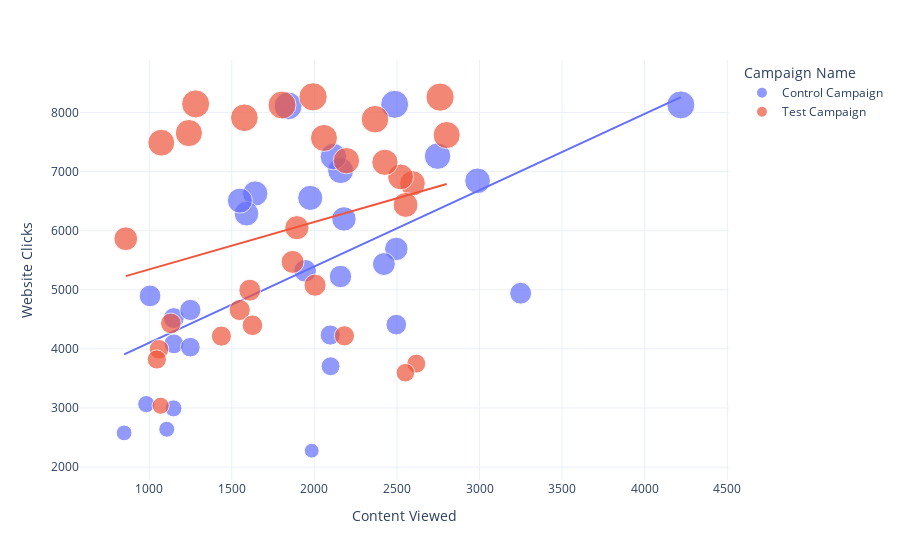

The notebook cell saved with this chart:
### Markdown cell above
There’s only a difference of around 1% in the purchases made from both ad campaigns. As the Control campaign resulted in more sales in less amount spent on marketing, the control campaign wins here!

Now let’s analyze some metrics to find which ad campaign converts more. I will first look at the relationship between the number of website clicks and content viewed from both campaigns:

### Code cell
figure = px.scatter(data_frame = ab_data, 
                    x="Content Viewed",
                    y="Website Clicks", 
                    size="Website Clicks", 
                    color= "Campaign Name", 
                    trendline="ols")
figure.show()

### Figure 1 — Plotly figure (JSON) as saved in the notebook; plotly's stock layout.template omitted (floating-point values rounded to 4 significant figures)
{"data": [{"hovertemplate": "Campaign Name=Control Campaign<br>Content Viewed=%{x}<br>Website Clicks=%{marker.size}<extra></extra>", "legendgroup": "Control Campaign", "marker": {"color": "#636efa", "size": [7016, 2277, 8137, 2993, 6554, 4521, 4896, 5224, 6628, 7253, 3706, 8110, 2578, 5691, 6843, 4410, 4085, 4234, 5435, 4941, 6287, 8127, 6508, 4658, 3065, 5321.0, 4028, 2640, 7260, 6198], "sizemode": "area", "sizeref": 20.66, "symbol": "circle"}, "mode": "markers", "name": "Control Campaign", "orientation": "v", "showlegend": true, "type": "scatter", "x": [2159, 1984, 2486, 1147, 1975, 1149, 1005, 2158, 1642, 2115, 2098, 1841, 848, 2496, 2988, 2496, 1149, 2096, 2421, 3249, 1589, 4219, 1549, 1249, 982, 1944.0, 1249, 1106, 2746, 2179], "xaxis": "x", "y": [7016, 2277, 8137, 2993, 6554, 4521, 4896, 5224, 6628, 7253, 3706, 8110, 2578, 5691, 6843, 4410, 4085, 4234, 5435, 4941, 6287, 8127, 6508, 4658, 3065, 5321.0, 4028, 2640, 7260, 6198], "yaxis": "y"}, {"hovertemplate": "<b>OLS trendline</b><br>Website Clicks = 1.29125 * Content Viewed + 2810.87<br>R<sup>2</sup>=0.326398<br><br>Campaign Name=Control Campaign<br>Content Viewed=%{x}<br>Website Clicks=%{y} <b>(trend)</b><extra></extra>", "legendgroup": "Control Campaign", "marker": {"color": "#636efa", "symbol": "circle"}, "mode": "lines", "name": "Control Campaign", "showlegend": false, "type": "scatter", "x": [848, 982, 1005, 1106, 1147, 1149, 1149, 1249, 1249, 1549, 1589, 1642, 1841, 1944.0, 1975, 1984, 2096, 2098, 2115, 2158, 2159, 2179, 2421, 2486, 2496, 2496, 2746, 2988, 3249, 4219], "xaxis": "x", "y": [3906.0, 4079.0, 4109.0, 4239.0, 4292.0, 4295.0, 4295.0, 4424.0, 4424.0, 4811.0, 4863.0, 4931.0, 5188.0, 5321.0, 5361.0, 5373.0, 5517.0, 5520.0, 5542.0, 5597.0, 5599.0, 5625.0, 5937.0, 6021.0, 6034.0, 6034.0, 6357.0, 6669.0, 7006.0, 8259.0], "yaxis": "y"}, {"hovertemplate": "Campaign Name=Test Campaign<br>Content Viewed=%{x}<br>Website Clicks=%{marker.size}<extra></extra>", "legendgroup": "Test Campaign", "marker": {"color": "#EF553B", "size": [3038, 8125, 3750, 8264, 7568, 3993, 4993, 6800, 7910, 6909, 7617, 4657, 6050, 5471, 4431, 5077, 7156, 3596, 3820, 6435, 8144, 7651, 7885, 4399, 4216, 5863, 7488, 4221, 7184, 8259], "sizemode": "area", "sizeref": 20.66, "symbol": "circle"}, "mode": "markers", "name": "Test Campaign", "orientation": "v", "showlegend": true, "type": "scatter", "x": [1069, 1804, 2617, 1992, 2058, 1059, 1609, 2594, 1576, 2522, 2801, 1548, 1894, 1868, 1131, 2004, 2427, 2551, 1046, 2552, 1281, 1240, 2367, 1625, 1437, 858, 1073, 2182, 2194, 2761], "xaxis": "x", "y": [3038, 8125, 3750, 8264, 7568, 3993, 4993, 6800, 7910, 6909, 7617, 4657, 6050, 5471, 4431, 5077, 7156, 3596, 3820, 6435, 8144, 7651, 7885, 4399, 4216, 5863, 7488, 4221, 7184, 8259], "yaxis": "y"}, {"hovertemplate": "<b>OLS trendline</b><br>Website Clicks = 0.801598 * Content Viewed + 4542.96<br>R<sup>2</sup>=0.078623<br><br>Campaign Name=Test Campaign<br>Content Viewed=%{x}<br>Website Clicks=%{y} <b>(trend)</b><extra></extra>", "legendgroup": "Test Campaign", "marker": {"color": "#EF553B", "symbol": "circle"}, "mode": "lines", "name": "Test Campaign", "showlegend": false, "type": "scatter", "x": [858, 1046, 1059, 1069, 1073, 1131, 1240, 1281, 1437, 1548, 1576, 1609, 1625, 1804, 1868, 1894, 1992, 2004, 2058, 2182, 2194, 2367, 2427, 2522, 2551, 2552, 2594, 2617, 2761, 2801], "xaxis": "x", "y": [5231.0, 5381.0, 5392.0, 5400.0, 5403.0, 5450.0, 5537.0, 5570.0, 5695.0, 5784.0, 5806.0, 5833.0, 5846.0, 5989.0, 6040.0, 6061.0, 6140.0, 6149.0, 6193.0, 6292.0, 6302.0, 6440.0, 6488.0, 6565.0, 6588.0, 6589.0, 6622.0, 6641.0, 6756.0, 6788.0], "yaxis": "y"}], "layout": {"legend": {"itemsizing": "constant", "title": {"text": "Campaign Name"}, "tracegroupgap": 0}, "margin": {"t": 60}, "xaxis": {"anchor": "y", "domain": [0, 1], "title": {"text": "Content Viewed"}}, "yaxis": {"anchor": "x", "domain": [0, 1], "title": {"text": "Website Clicks"}}}}
